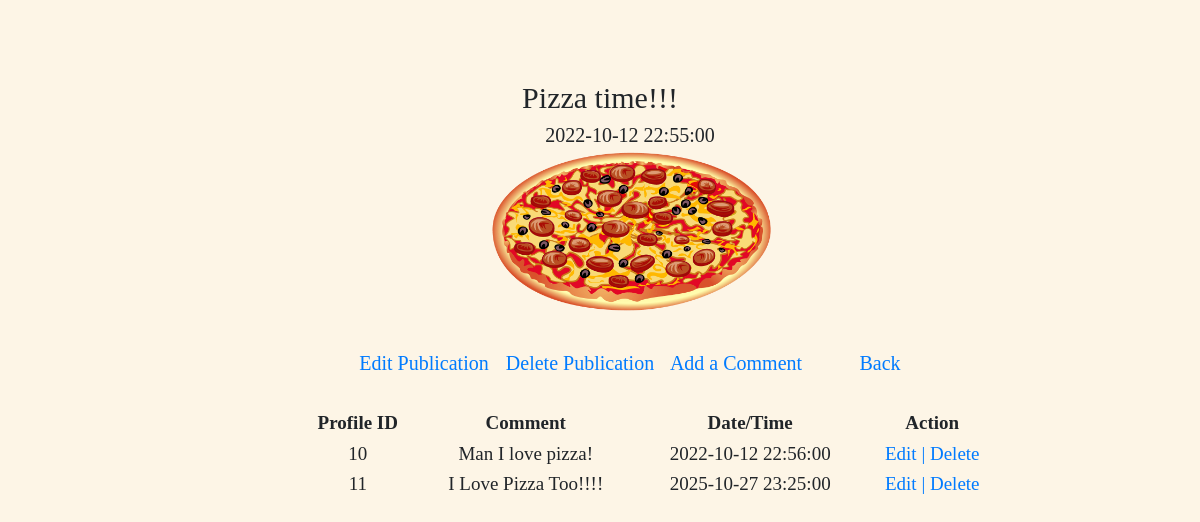
Screenshot of /Publication/details/35 with the database file from the repository.
### tables this page shows
CREATE TABLE `publication` (
  `publication_id` int(11) NOT NULL,
  `profile_id` int(11) NOT NULL,
  `picture` varchar(20) NOT NULL,
  `caption` text NOT NULL,
  `date_time` datetime NOT NULL
);

CREATE TABLE `comment` (
  `comment_id` int(11) NOT NULL,
  `publication_id` int(11) NOT NULL,
  `profile_id` int(11) NOT NULL,
  `comment` text NOT NULL,
  `date_time` datetime NOT NULL
);

### assignment2/core/Controller.php (called while the page is built, shortened)
<?php
class Controller{
	protected function view($name, $data = []){
		include('assignment2\\views\\' . $name .'.php');
	}
}

### assignment2/controllers/Publication.php (called while the page is built, shortened)
<?php
class Publication extends \assignment2\core\Controller{
	public function details($publication_id){
		$publication = new \assignment2\models\Publication();
		$publication = $publication->get($publication_id);
		$comment = new \assignment2\models\Comment();
		$comment = $comment->getAll($publication_id);
	 	$this->view('Publication/details', ['publication'=>$publication, 'comment'=>$comment]);
	}
}

### assignment2/core/App.php (called while the page is built, shortened)
<?php
class App{
	private $method = 'index';
	public function __construct(){
		$url = self::parseUrl();
		if(isset($url[0]))
		{
				unset($url[0]);
		}
		$this->controller = new $this->controller;
		if(isset($url[1]))
		{
			if(method_exists($this->controller, $url[1]))
			{
				$this->method = $url[1];
			}
			unset($url[1]);
		}
		$params = $url ? array_values($url) : [];
		call_user_func_array([ $this->controller, $this->method ], $params);
	}
	public static function parseUrl(){
		if(isset($_GET['url']))
		{
			return explode('/',
					filter_var(
							rtrim($_GET['url'], '/')), FILTER_SANITIZE_URL);
		}
	}
}

### index.php (called while the page is built, shortened)
<?php
	new \assignment2\core\App();

### assignment2/models/Publication.php (called while the page is built, shortened)
<?php
class Publication extends \assignment2\core\Models{
	public function get($publication_id){
		$SQL = "SELECT * FROM publication WHERE publication_id=:publication_id";
		$STMT = self::$_connection->prepare($SQL);
		$STMT->execute(['publication_id'=>$publication_id]);
		$STMT->setFetchMode(\PDO::FETCH_CLASS, "assignment2\\models\\Publication");
		return $STMT->fetch();
	}
}

### assignment2/core/Models.php (called while the page is built, shortened)
<?php
class Models{
	public function __construct(){
		$username = 'root';
		$password = '';
		$server = 'localhost';
		$dbname = 'instashare';
	}
}

### assignment2/models/Comment.php (called while the page is built, shortened)
<?php
class Comment extends \assignment2\core\Models{
	public function getAll($publication_id){
		$SQL = "SELECT * FROM comment WHERE publication_id = :publication_id";
		$STMT = self::$_connection->prepare($SQL);
		$STMT->execute(['publication_id'=>$publication_id]);
		$STMT->setFetchMode(\PDO::FETCH_CLASS, "assignment2\\models\\Comment");
		return $STMT->fetchAll();
	}
}

### assignment2/views/Publication/details.php (the view, shortened to what this page needs)
<!doctype html>
<html lang="en">
	<head>
		<link rel="stylesheet" href="https://stackpath.bootstrapcdn.com/bootstrap/4.4.1/css/
		bootstrap.min.css" integrity="sha384-Vkoo8×4CGsO3+Hhxv8T/
		Q5PaXtkKtu6ug5TOeNV6gBiFeWPGFN9MuhOf23Q9Ifjh">
	</head>
	<body>
		<h1><?= $data['publication']->caption ?></h1>
		<p><?= $data['publication']->date_time ?></p>
		<img src='/images/<?= $data['publication']->picture?>' style="max-width:300px;max-height:180px" id="profile_pic_preview" />
		<table>
			<tr><th>Profile ID</th><th>Comment </th><th>Date/Time </th><th>Action </th></tr>
			<?php
					foreach($data['comment'] as $item)
					{
						echo 	"<tr>
									<td>$item->profile_id</td>
									<td>$item->comment</td>
									<td>$item->date_time</td>
									<td type=action>
										<a href='/Comment/edit/$item->comment_id'>Edit</a>
										<a href='/Comment/delete/$item->comment_id'> | Delete</a>
									</td><br>
								</tr>";
					}
			?>
		</table>
		<a id="deletePub" href='/Publication/delete/<?= $data['publication']->publication_id ?>'>Delete Publication</a>
		<a id="editPub" href='/Publication/edit/<?= $data['publication']->publication_id ?>'>Edit Publication</a>
		<a id="addBtn" href='/Comment/add/<?= $data['publication']->publication_id ?>'>Add a Comment</a>
		<a id="backBtn" href='/Publication/index'>Back</a>
		</body>
</html>

### assignment2/views/Publication/details.php (style rules this page uses)
body { background-color:#FDF5E6; }
h1 { font-size: 30px; font-family: "Times New Roman", Times, serif; position: absolute; text-align: center; top: 10%; width: 100%; }
p { font-family: "Times New Roman", Times, serif; position: absolute; text-align: center; font-size: 20px; margin-top: 120px; margin-left: 40%; width: 300px; }
table { font-family: "Times New Roman", Times, serif; position: absolute; text-align: center; font-size: 19px; margin-top: 30%; margin-left: 25%; width: 700px; }
#backBtn { font-family: "Times New Roman", Times, serif; margin-left: 65%; position: absolute; margin-top: 25%; width: 200px; font-size: 20px; text-align: center; }
#addBtn { font-family: "Times New Roman", Times, serif; margin-left: 53%; position: absolute; margin-top: 25%; width: 200px; font-size: 20px; text-align: center; }
#deletePub { font-family: "Times New Roman", Times, serif; margin-left: 40%; position: absolute; margin-top: 25%; width: 200px; font-size: 20px; text-align: center; }
#editPub { font-family: "Times New Roman", Times, serif; margin-left: 27%; position: absolute; margin-top: 25%; width: 200px; font-size: 20px; text-align: center; }
img { margin-left: 40%; position: absolute; margin-top: 12%; }

### rows the page displays
publication: caption "Pizza time!!!", date_time "2022-10-12 22:55:00", picture (picture)
comment: profile "10", comment "Man I love pizza!", date_time "2022-10-12 22:56:00"
comment: profile "11", comment "I Love Pizza Too!!!!", date_time "2025-10-27 23:25:00"
